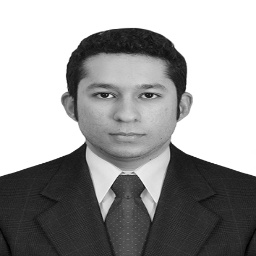
#> input picture Fotos_Procesadas/Foto_procesada.jpg, 256 x 256 px, found by its file name
$ jupyter execute --allow-errors Lab1_DimRed.ipynb
#> lines starting #> are read from the running program, lines starting #| are printed output that depends on the picture
# Punto 1

Carga de Librerias

[cell 1]
import numpy as np

Creación de la matriz

[cell 2]
# Generate a random mxn matrix with values between 0 and 1
A = np.random.rand(3, 3)
print("Matrix A:")
# Print the results
print(A)

Calculos requeridos

[cell 3]
# Rank of A
rank_A = np.linalg.matrix_rank(A)
# Print the results
print("\nRank of A:", rank_A)

[cell 4]
# Trace of A
trace_A = np.trace(A)
# Print the results
print("Trace of A:", trace_A)

[cell 5]
# Determinant of A
det_A = np.linalg.det(A)
# Print the results
print("Determinant of A:", det_A)

[cell 6]
# Invert A if possible
try:
    A_inv = np.linalg.inv(A)
except np.linalg.LinAlgError:
    A_inv = None

# Print the results
if A_inv is not None:
    print("Inverse of A:")
    print(A_inv)
else:
    print("A is not invertible because it's not a square matrix or doesn't have full rank.")

[cell 7]
# Calculate A'A
AtA = np.dot(A.T, A)  # A transpose times A
print(AtA)

[cell 8]
# Calculate AA'
AAt = np.dot(A, A.T)  # A times A transpose
print(AAt)

[cell 9]
# Calculate the eigenvalues and eigenvectors of A'A
eigenvalues_AtA, eigenvectors_AtA = np.linalg.eig(AtA)
# Print the results
print("Eigenvalues and eigenvectors of A'A:")
print("Eigenvalues:")
print(eigenvalues_AtA)
print("Eigenvectors:")
print(eigenvectors_AtA)

[cell 10]
# Calculate the eigenvalues and eigenvectors of AA'
eigenvalues_AAt, eigenvectors_AAt = np.linalg.eig(AAt)
print("\nEigenvalues and eigenvectors of AA':")
print("Eigenvalues:")
print(eigenvalues_AAt)
print("Eigenvectors:")
print(eigenvectors_AAt)

# Punto 2

Carga librerias

[cell 11]
import cv2
import requests
import numpy as np
from io import BytesIO
import matplotlib.pyplot as plt

Carga y Editar Rostro

[cell 12]
# URL de la imagen en escala de grises
image_url = 'https://github.com/marioeoteroa/EspecializacionADS-ML2/raw/main/Fotos_Procesadas/Foto_procesada.jpg'

# Descargar la imagen desde la URL
response = requests.get(image_url)
if response.status_code == 200:
    # Leer la imagen desde la respuesta en bytes
    image_bytes = BytesIO(response.content)

    # Convertir los bytes en una matriz NumPy y cargar la imagen en escala de grises
    your_face_gray = cv2.imdecode(np.frombuffer(image_bytes.read(), np.uint8), cv2.IMREAD_GRAYSCALE)
#> your_face_gray is the input picture: shape (256, 256); min 0, max 255, mean 156.4

[cell 13]
# Guardar la imagen procesada en un archivo
#cv2.imwrite('Foto_procesada.jpg', your_face)

Grafica Rostro Editado

[cell 14]
# 2. Graficar tu rostro editado
plt.figure(figsize=(4, 4))
plt.imshow(your_face_gray, cmap='gray')
plt.title('Tu Rostro Editado')
plt.axis('off')
plt.show()

Calculo Promedio y Grafica Rostro Grupo

[cell 15]
import cv2
import requests
import numpy as np
import os
from io import BytesIO

[cell 16]
# URL del directorio en GitHub
github_directory_url = "https://api.github.com/repos/marioeoteroa/EspecializacionADS-ML2/contents/Fotos_Procesadas"

# Realizar una solicitud GET a la API de GitHub para obtener la lista de archivos en el directorio
#> (the rest of this cell did not finish here and is left out)

#> (a cell that did not finish here is left out)

Distancia del Rostro

#> (a cell that did not finish here is left out)

# Punto 3

# Punto 4

Carga de librerias

[cell 19]
import cv2
import requests
import numpy as np
from io import BytesIO
import matplotlib.pyplot as plt

Carga del Rostro

[cell 20]
# URL de la imagen en escala de grises
image_url = 'https://github.com/marioeoteroa/EspecializacionADS-ML2/raw/main/Fotos_Procesadas/Foto_procesada.jpg'

# Descargar la imagen desde la URL
response = requests.get(image_url)
if response.status_code == 200:
    # Leer la imagen desde la respuesta en bytes
    image_bytes = BytesIO(response.content)

    # Convertir los bytes en una matriz NumPy y cargar la imagen en escala de grises
    your_face_gray = cv2.imdecode(np.frombuffer(image_bytes.read(), np.uint8), cv2.IMREAD_GRAYSCALE)

SDV

[cell 21]
image = your_face_gray

# Perform Singular Value Decomposition (SVD)
U, S, VT = np.linalg.svd(image, full_matrices=False)
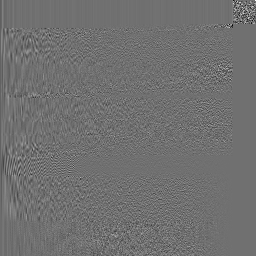
#> U: shape (256, 256) float64; min -0.616, max 0.778, mean -0.000228; drawn with min black and max white
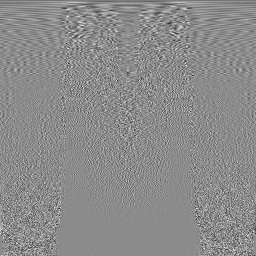
#> VT: shape (256, 256) float64; min -0.443, max 0.365, mean -0.000253; drawn with min black and max white
#> S = 256 values, max 45053.1 at index 0, min 1.64e-12 at index 255, mean 427.3

# Define the number of singular values to use for approximation
num_singular_values_to_use = np.arange(1, 35, step=5)
#num_singular_values_to_use = np.arange(1, min(image.shape), step=5)

Graficar Rostro

[cell 22]
# Create a subplot to display original and approximated images
fig, axes = plt.subplots(len(num_singular_values_to_use), 2, figsize=(10, 20))

for i, num_sv in enumerate(num_singular_values_to_use):
    # Reconstruct the image using a subset of singular values and vectors
    approx_image = np.dot(U[:, :num_sv], np.dot(np.diag(S[:num_sv]), VT[:num_sv, :]))

    # Display the original image
    axes[i, 0].imshow(image, cmap='gray')
    axes[i, 0].set_title('Original Image')
    axes[i, 0].axis('off')

    # Display the approximated image
    axes[i, 1].imshow(approx_image, cmap='gray')
    axes[i, 1].set_title(f'Approximation with {num_sv} Singular Values')
    axes[i, 1].axis('off')

    # Calculate and print the mean squared error (MSE) as a measure of difference
    mse = np.mean((image - approx_image) ** 2)
    print(f'Using {num_sv} Singular Values, MSE: {mse:.2f}')
#> this loop made 7 passes
#> mse on passes 1 to 7: 2833.8, 396.8, 202.3, 126.4, 90.25, 68.94, 54.26
#| Using 1 Singular Values, MSE: 2833.77
#| Using 6 Singular Values, MSE: 396.81
#| Using 11 Singular Values, MSE: 202.32
#| Using 16 Singular Values, MSE: 126.38
#| Using 21 Singular Values, MSE: 90.25
#| Using 26 Singular Values, MSE: 68.94
#| Using 31 Singular Values, MSE: 54.26
#> pass 1, `approx_image = np.dot(U[:, :num_sv], np.dot(np.diag(S[:num_sv]), VT[:n..`:
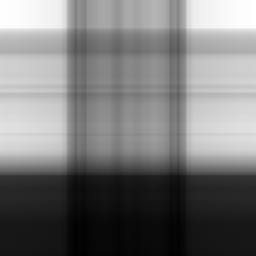
#> approx_image: shape (256, 256) float64; min 27.3, max 298.1, mean 155.5; drawn with min black and max white
#> pass 2, `approx_image = np.dot(U[:, :num_sv], np.dot(np.diag(S[:num_sv]), VT[:n..`:
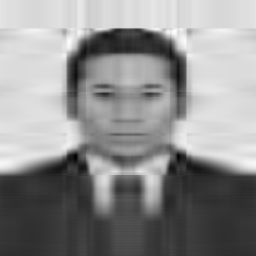
#> approx_image: shape (256, 256) float64; min -27.45, max 300.1, mean 156.4; drawn with min black and max white
#> pass 3, `approx_image = np.dot(U[:, :num_sv], np.dot(np.diag(S[:num_sv]), VT[:n..`:
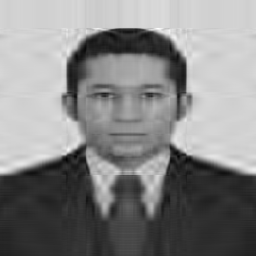
#> approx_image: shape (256, 256) float64; min -17.76, max 313.3, mean 156.4; drawn with min black and max white

plt.tight_layout()
plt.show()
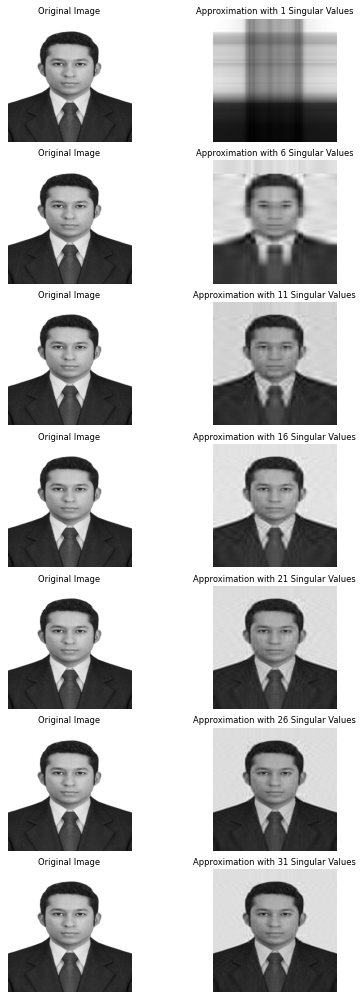
#> figure drawn by matplotlib, 14 panels

# Punto 5

Carga de librerias

[cell 23]
import sklearn
import pandas as pd
import numpy as np
from sklearn.datasets import load_digits
from sklearn.linear_model import LogisticRegression
from sklearn.model_selection import train_test_split
from sklearn.metrics import accuracy_score

Carga de información

[cell 24]
mnist = load_digits(return_X_y=False)
#mnist

Definicion de variables

[cell 25]
X = pd.DataFrame(mnist.data)
X.head(5)

[cell 26]
y = pd.DataFrame(mnist.target)
y.head(5)

Filtrado de variables

[cell 27]
y_sub = y[y[0].isin([0,8])]
y_sub.head(5)

[cell 28]
X_sub = X.iloc[y_sub.index]
X_sub.head(5)

[cell 29]
X_train, X_test, y_train, y_test = train_test_split(X_sub, y_sub, test_size=0.99, random_state=42)

[cell 30]
y_train.squeeze().shape

[cell 31]
X_train.shape

Modelo

[cell 32]
model = LogisticRegression()
model

[cell 33]
model.fit(X_train, y_train.squeeze())

[cell 34]
y_pred = model.predict(X_test)

[cell 35]
accuracy_score(y_test, y_pred)

# Punto 6

# Punto 7

Carga de Librerias

[cell 36]
import numpy as np
import matplotlib.pyplot as plt
from sklearn.datasets import fetch_openml
from sklearn.model_selection import train_test_split
from sklearn.linear_model import LogisticRegression
from sklearn.metrics import accuracy_score
from sklearn.decomposition import PCA
from sklearn.decomposition import TruncatedSVD
from sklearn.manifold import TSNE

Carga de Informacion

#> (a cell that did not finish here is left out)

Naive logistic regression model

[cell 38]
# Train a naive logistic regression model on the raw MNIST images
logistic_model = LogisticRegression(random_state=42)
logistic_model.fit(X_train, y_train)

# Evaluate the model on the test set
y_pred = logistic_model.predict(X_test)
accuracy_raw = accuracy_score(y_test, y_pred)
print(f"Accuracy of the model on raw images: {accuracy_raw:.2f}")

Dimensionality reduction techniques

[cell 39]
# Perform PCA for dimensionality reduction
pca = PCA(n_components=2)
X_pca = pca.fit_transform(X_train)

# Perform SVD for dimensionality reduction
svd = TruncatedSVD(n_components=2)
X_svd = svd.fit_transform(X_train)

# Fit t-SNE on the combined training and test data
tsne = TSNE(n_components=2, random_state=42)
X_tsne_combined = tsne.fit_transform(np.vstack((X_train, X_test)))

# Separate the transformed data back into training and test sets
X_tsne_train = X_tsne_combined[:len(X_train)]
X_tsne_test = X_tsne_combined[len(X_train):]

Plot features

[cell 40]
# Plot the 2 new features generated by each algorithm
plt.figure(figsize=(15, 5))
plt.subplot(131)
plt.scatter(X_pca[:, 0], X_pca[:, 1], c=y_train, cmap=plt.cm.Paired)
plt.title("PCA")

plt.subplot(132)
plt.scatter(X_svd[:, 0], X_svd[:, 1], c=y_train, cmap=plt.cm.Paired)
plt.title("SVD")

plt.subplot(133)
plt.scatter(X_tsne_train[:, 0], X_tsne_train[:, 1], c=y_train, cmap=plt.cm.Paired)
plt.title("t-SNE")

#plt.show()
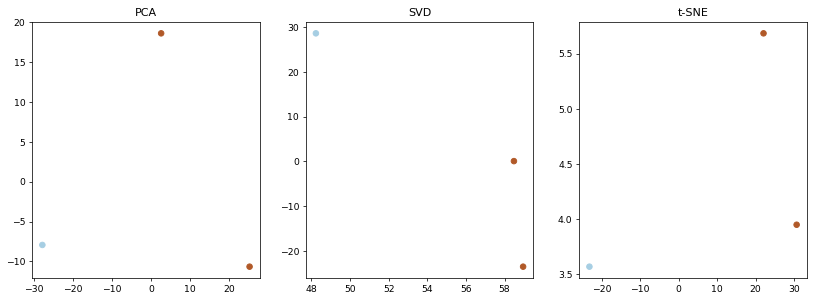
#> figure drawn by matplotlib, 3 panels

Evaluate the performance

[cell 41]
# Train logistic regression models on reduced feature sets
logistic_model_pca = LogisticRegression(random_state=42)
logistic_model_pca.fit(X_pca, y_train)

logistic_model_svd = LogisticRegression(random_state=42)
logistic_model_svd.fit(X_svd, y_train)

logistic_model_tsne = LogisticRegression(random_state=42)
logistic_model_tsne.fit(X_tsne_train, y_train)

# Evaluate the models on the test set
y_pred_pca = logistic_model_pca.predict(pca.transform(X_test))
y_pred_svd = logistic_model_svd.predict(svd.transform(X_test))
y_pred_tsne = logistic_model_tsne.predict(X_tsne_test)

accuracy_pca = accuracy_score(y_test, y_pred_pca)
accuracy_svd = accuracy_score(y_test, y_pred_svd)
accuracy_tsne = accuracy_score(y_test, y_pred_tsne)

print(f"Accuracy with PCA: {accuracy_pca:.2f}")
print(f"Accuracy with SVD: {accuracy_svd:.2f}")
print(f"Accuracy with t-SNE: {accuracy_tsne:.2f}")

# Punto 8

To make Principal Component Analysis (PCA) more robust, you can consider the following strategies:

Standardization: Standardize your data by subtracting the mean and scaling to unit variance. This helps PCA perform better when features are on different scales.

Outlier Detection and Handling: Identify and handle outliers in your data. You can use techniques like the IQR (Interquartile Range) method or robust statistical estimators to mitigate the impact of outliers.

Example Scenario:
Suppose you have a dataset containing the heights (in centimeters) and weights (in kilograms) of individuals. You want to use PCA to analyze the data and explore potential patterns.

[cell 42]
import numpy as np
import pandas as pd
import matplotlib.pyplot as plt
from sklearn.decomposition import PCA
from sklearn.preprocessing import StandardScaler
from sklearn.covariance import EllipticEnvelope

# Generate synthetic data with outliers
np.random.seed(0)
n_samples = 100
heights = np.random.normal(170, 10, n_samples)
weights = np.random.normal(70, 15, n_samples)
outliers_heights = np.random.uniform(100, 220, 5)
outliers_weights = np.random.uniform(30, 130, 5)
heights = np.concatenate((heights, outliers_heights))
weights = np.concatenate((weights, outliers_weights))

# Create a DataFrame
data = pd.DataFrame({'Height': heights, 'Weight': weights})

# Visualization of the original data
plt.scatter(data['Height'], data['Weight'], label='Original Data')
plt.xlabel('Height (cm)')
plt.ylabel('Weight (kg)')
plt.title('Original Data')
plt.legend()
plt.show()
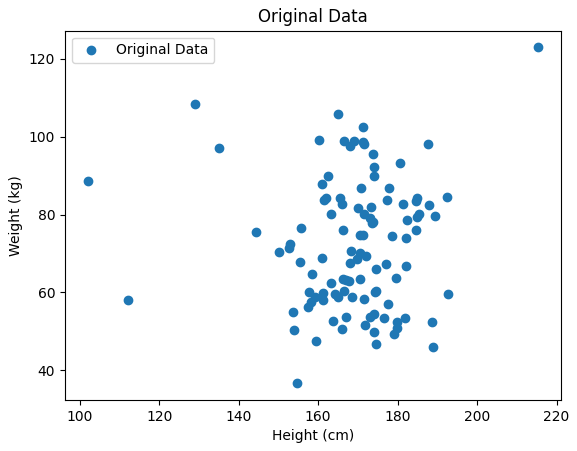
#> figure drawn by matplotlib, 1 panel

$ run again, with Fotos_Procesadas/AndresFelipeOrrego.jpg copied over Fotos_Procesadas/Foto_procesada.jpg
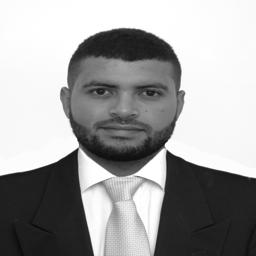
#> input picture Fotos_Procesadas/AndresFelipeOrrego.jpg, 256 x 256 px, found by its file name
#> your_face_gray is the input picture: shape (256, 256); min 9, max 255, mean 160.1
#> `U, S, VT = np.linalg.svd(image, full_matrices=False)`:
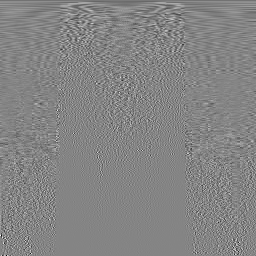
#> VT: shape (256, 256) float64; min -0.533, max 0.491, mean -0.000272; drawn with min black and max white
#> S = 256 values, max 44203.4 at index 0, min 3.05e-12 at index 255, mean 425.3
#> the loop `for i, num_sv in enumerate(num_singular_values_to_use):` made 7 passes
#> mse on passes 1 to 7: 5278.7, 379.8, 181.2, 115.1, 75.92, 52.28, 36.41
#> (printed output is left out)
#> pass 3, `approx_image = np.dot(U[:, :num_sv], np.dot(np.diag(S[:num_sv]), VT[:n..`:
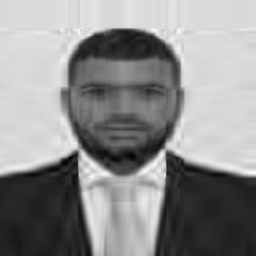
#> approx_image: shape (256, 256) float64; min -13.64, max 296.8, mean 160.1; drawn with min black and max white
